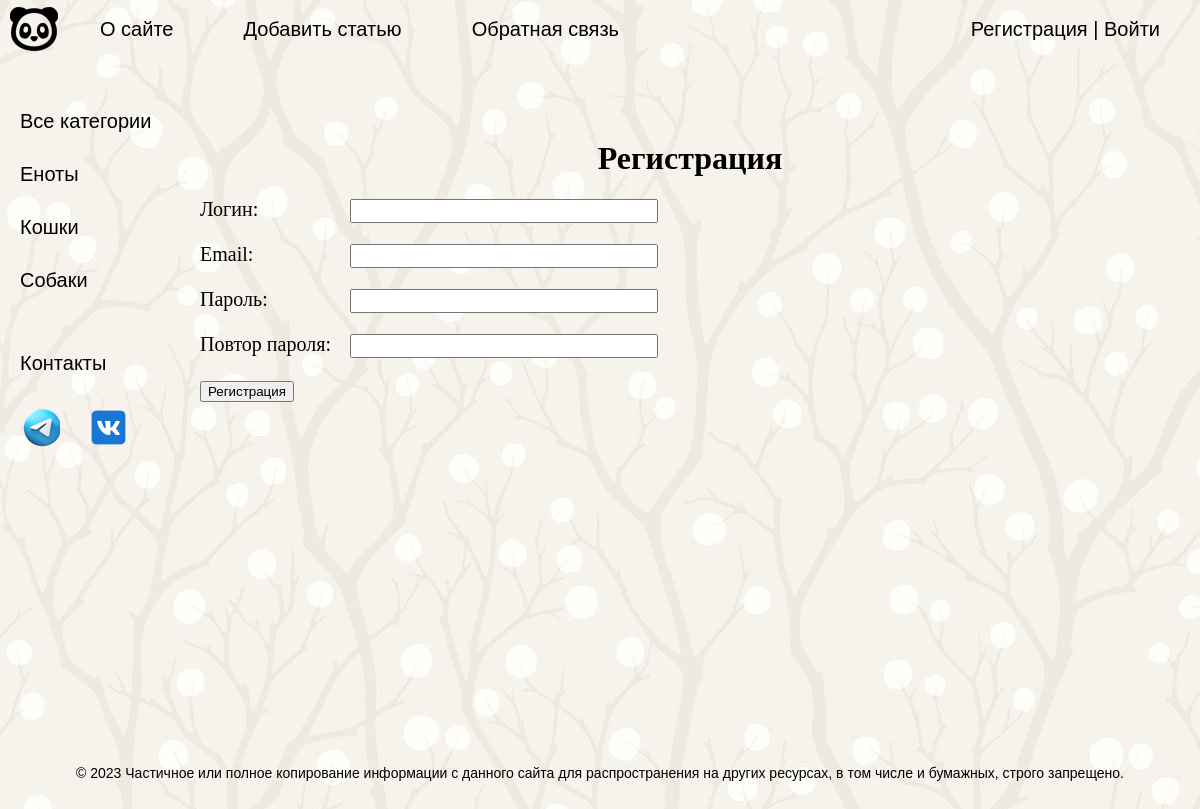
Screenshot of /register/ with the database file from the repository.
### animals/models.py (models this page shows, shortened)
class Category(models.Model):
    name = models.CharField(max_length=100, db_index=True, verbose_name='Категория')
    slug = models.SlugField(max_length=255, unique=True, db_index=True, verbose_name='URL')
    def get_absolute_url(self):
        return reverse('category', kwargs={'cat_slug': self.slug})
    class Meta:
        verbose_name = 'Категория'
        verbose_name_plural = 'Категории'
        ordering = ['id']

### animals/views.py (the view, shortened to what this page needs)
# urls.py: path('register/', RegisterUser.as_view(), name='register'),
class RegisterUser(DataMixin, CreateView):
    form_class = RegisterUserForm
    template_name = 'animals/register.html'
    success_url = reverse_lazy('login')
    def get_context_data(self, *, object_list=None, **kwargs):
        context = super().get_context_data(**kwargs)
        c_def = self.get_user_context(title='Регистрация')
        return dict(list(context.items()) + list(c_def.items()))

### animals/forms.py
class RegisterUserForm(UserCreationForm):
    username = forms.CharField(label='Логин', widget=forms.TextInput(attrs={'class': 'form-input'}))
    email = forms.EmailField(label='Email', widget=forms.EmailInput(attrs={'class': 'form-input'}))
    password1 = forms.CharField(label='Пароль', widget=forms.PasswordInput(attrs={'class': 'form-input'}))
    password2 = forms.CharField(label='Повтор пароля', widget=forms.PasswordInput(attrs={'class': 'form-input'}))
    class Meta:
        model = User
        fields = ('username', 'email', 'password1', 'password2')
        widgets = {
            'username': forms.TextInput(attrs={'class': 'form-input'}),
            'password1': forms.PasswordInput(attrs={'class': 'form-input'}),
            'password2': forms.PasswordInput(attrs={'class': 'form-input'}),
        }

### animals/utils.py (called while the page is built)
    def get_user_context(self, **kwargs):
        context = kwargs
        cats = cache.get('cats')
        if not cats:
            cats = Category.objects.annotate(Count('animals'))
            cache.set('cats', cats, 60)
        context['menu'] = menu
        context['cats'] = cats
        return context

### animals/templates/animals/register.html (shortened to what this page needs)
{% extends 'animals/base.html' %}
{% block content %}
<center><h1>{{title}}</h1></center>
<form method="post">
{% for f in form %}
<p><label class="form-label" for="{{ f.id_for_label }}">{{f.label}}: </label>{{ f }}</p>
{% endfor %}
    <button type="submit">Регистрация</button>
</form>
{% endblock %}

### animals/templates/animals/base.html (shortened to what this page needs)
{% load static %}
{% load animals_tags %}
<!DOCTYPE html>
<html>
<head>
	<link type="text/css" href="{% static 'animals/css/styles.css' %}" rel="stylesheet" />
</head>
<body>
<table class="table-page" border=0 cellpadding="0" cellspacing="0">
<tr><td valign=top>
{% block mainmenu %}
		<div class="d-flex flex-column flex-md-row align-items-center pb-3 mb-4 border-bottom">
			<ul id="mainmenu" class="mainmenu">
			<li class="logo"><a href="{% url 'home' %}"><div class="logo"></div></a></li>
{% for m in menu %}
			<li><a href="{% url m.url_name %}">{{m.title}}</a></li>
{% endfor %}
			{% if request.user.is_authenticated %}
			<li class="last"> {{user.username}} | <a href="{% url 'logout' %}">Выйти</a></li>
			{% else %}
			<li class="last"><a href="{% url 'register' %}">Регистрация</a> | <a href="{% url 'login' %}">Войти</a></li>
			{% endif %}
			</ul>
		</div>
{% endblock mainmenu %}
<table class="table-content" border=0 cellpadding="0" cellspacing="0">
<tr>
	<td valign="top" class="left-chapters">
	<ul id="leftchapters">
{% if cat_selected == 0 %}
		<li class="selected">Все категории</li>
{% else %}
		<li><a href="{% url 'сategory' %}">Все категории</a></li>
{% endif %}
{% for c in cats %}
{% if c.animals__count > 0 %}
		{% if c.pk == cat_selected %}
			<li class="selected">{{c.name}}</li>
		{% else %}
			<li><a href="{{ c.get_absolute_url }}">{{c.name}}</a></li>
		{% endif %}
{% endif %}
{% endfor %}
		<li class="share">
		<p>Контакты</p>
		<a class="tele" href="https://t.me/Doctor_O_o" target="_blank" rel="nofollow"></a>
		<a class="vk" href="https://vk.com/golyakin.vlad" target="_blank" rel="nofollow"></a>
		</li>
	</ul>
</td>
<td valign="top" class="content">
	<div class="content-text">
{% block content %}
{% endblock %}
	</div>
</td></tr></table>
</td></tr>
<tr><td valign=top>
	<div id="footer">
		<p align="center">&copy; 2023 Частичное или полное копирование информации с данного сайта для распространения на других ресурсах, в том числе и бумажных, строго запрещено.</p>
	</div>
</td></tr></table>
</body>
</html>

### animals/static/animals/css/styles.css (style rules this page uses)
html, body { font-family: 'Arial'; margin: 0; padding: 0; height: 100%; width: 100%; color: #444; background: #000 url(/static/animals/images/fon.jpg); background-attachment: fixed }
a { color: #0059b2; text-decoration: none; }
.table-page { width: 100%; height: 100%; vertical-align: top; }
.table-page tr { height: 100%; }
.logo { background: url('../images/logo.png') no-repeat 10px 5px; width: 70px; height: 60px; }
ul.mainmenu { list-style: none; margin: 0; padding: 0; height: 60px; color: black; font-size: 20px; overflow: hidden; }
ul.mainmenu li { float: left; margin: 18px 40px 0 30px; }
ul.mainmenu li.logo { margin: 0; }
ul.mainmenu li.last { float: right; }
ul.mainmenu li a { color: black; text-decoration: none; }
.table-content { width: 100%; min-height: 100%; height: 100%; }
.left-chapters { min-height: 100%; }
.left-chapters ul { width: 140px; min-height: 100%; margin: 0; padding: 20px 10px 10px 20px; list-style: none; font-size: 20px; }
.left-chapters ul li { margin: 30px 0 0 0; color: black; }
.left-chapters ul li a { color: black; text-decoration: none; }
.left-chapters ul li.share { margin: 60px 0 0 0; }
.left-chapters ul li.share p { margin: 30px 0 30px 0; }
.left-chapters ul li.share a { display: inline-block; width: 40px; height: 40px; margin: 0 20px 0 0; }
.left-chapters ul li.share a.tele { height: 45px; background: url('../images/tele.png') no-repeat 0 0 }
.left-chapters ul li.share a.vk { height: 45px; background: url('../images/vk.png') no-repeat 0 0 }
.content { padding: 20px 20px 20px 0px; width: 100%; box-sizing: border-box; }
.content-text { margin: 60px 0 0 30px; color: #000; font-size: 20px; font-family: Yandex Sans Display Light; }
.content-text h1 { font-size: 32px; }
#footer { box-sizing: border-box; padding: 5px; color: black; font-size: 14px; font-family: Verdana, Geneva, Arial, Helvetica; text-align: left; overflow: hidden; }
.form-input { width: 300px; font-size: 16px; }
.form-label { display: inline-block; min-width: 150px; vertical-align: top; }

### rows the page displays
Category: name "Еноты"
Category: name "Кошки"
Category: name "Собаки"

### other values shown
{{ m.title }} "О сайте" "Добавить статью" "Обратная связь"
{{ title }} "Регистрация"
{{ f.label }} "Логин" "Email" "Пароль" "Повтор пароля"
